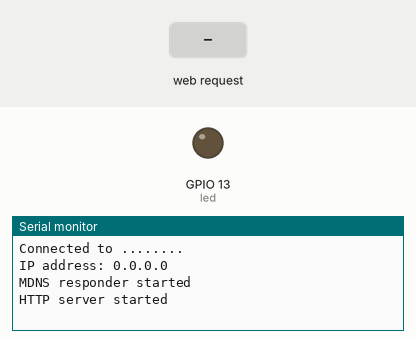
Recording of a sketch running on a simulated ESP32. On the bench: output pins drawn as LEDs (lit = HIGH), the last lines printed to the serial monitor. The test bench sets the inputs (shaded band). Storage starts empty.

Above: at 1.2 s.
1.3 s: HTTP request GET / received
At 2.2 s:
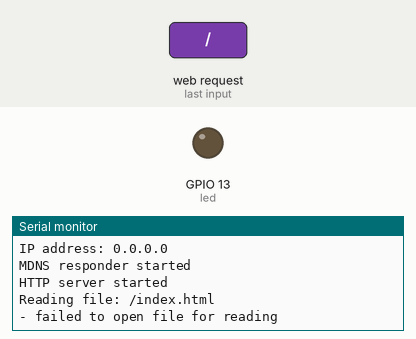
2.8 s: HTTP request GET /style.css received
At 3.4 s:
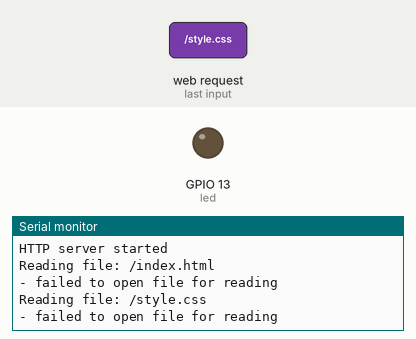
4.3 s: HTTP request GET /skript.js received
At 5.7 s:
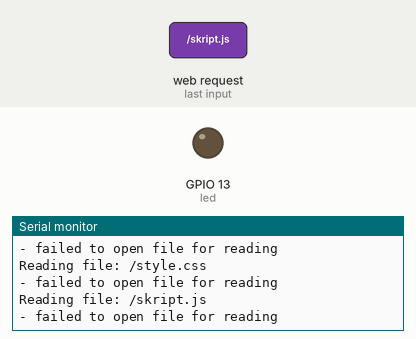

The sketch:

SPIFFonServer.ino
```cpp
#include <WiFi.h>
#include <WiFiClient.h>
#include <WebServer.h>
#include <ESPmDNS.h>

#include "FS.h"
#include "SPIFFS.h"

/* You only need to format SPIFFS the first time you run a
   test or else use the SPIFFS plugin to create a partition
   https://github.com/me-no-dev/arduino-esp32fs-plugin */
#define FORMAT_SPIFFS_IF_FAILED true

String readFile(fs::FS &fs, const char * path) {
  Serial.printf("Reading file: %s\r\n", path);

  File file = fs.open(path);
  if (!file || file.isDirectory()) {
    Serial.println("- failed to open file for reading");
    return "gg";
  }

  Serial.println("- read from file:");
  return file.readString();
}

const char* ssid = "........";
const char* password = "........";

WebServer server(80);

const int led = 13;

void handleNotFound() {
  digitalWrite(led, 1);
  String message = "File Not Found\n\n";
  message += "URI: ";
  message += server.uri();
  message += "\nMethod: ";
  message += (server.method() == HTTP_GET) ? "GET" : "POST";
  message += "\nArguments: ";
  message += server.args();
  message += "\n";
  for (uint8_t i = 0; i < server.args(); i++) {
    message += " " + server.argName(i) + ": " + server.arg(i) + "\n";
  }
  server.send(404, "text/plain", message);
  digitalWrite(led, 0);
}

void handleRoot() {
  digitalWrite(led, 1);
  server.send(200, "text/html", readFile(SPIFFS, "/index.html"));
  digitalWrite(led, 0);
}

void handleCSS() {
  digitalWrite(led, 1);
  server.send(200, "text/css", readFile(SPIFFS, "/style.css"));
  digitalWrite(led, 0);
}

void handleJS() {
  digitalWrite(led, 1);
  server.send(200, "text/plain", readFile(SPIFFS, "/skript.js"));
  digitalWrite(led, 0);
}

void setup(void) {
  pinMode(led, OUTPUT);
  digitalWrite(led, 0);
  Serial.begin(115200);
  WiFi.mode(WIFI_AP);
  WiFi.softAP(ssid, password);
  Serial.println("");

  // Wait for connection
  /* while (WiFi.status() != WL_CONNECTED) {
     delay(500);
     Serial.print(".");
    }
    Serial.println("");*/
  Serial.print("Connected to ");
  Serial.println(ssid);
  Serial.print("IP address: ");
  Serial.println(WiFi.localIP());

  if (!SPIFFS.begin(FORMAT_SPIFFS_IF_FAILED)) {
    Serial.println("SPIFFS Mount Failed");
    return;
  }

  if (MDNS.begin("esp32")) {
    Serial.println("MDNS responder started");
  }

  server.on("/", handleRoot);

  server.on("/style.css", handleCSS);

  server.on("/skript.js", handleJS);

  server.onNotFound(handleNotFound);

  server.begin();
  Serial.println("HTTP server started");
}

void loop(void) {
  server.handleClient();
}
```

Measured:
- after the input at 1.3 s, the serial monitor: prints a new line at once (image 1)
- after the input at 2.8 s, the serial monitor: prints a new line at once (image 2)
- after the input at 4.3 s, the serial monitor: prints a new line at once (image 3)
